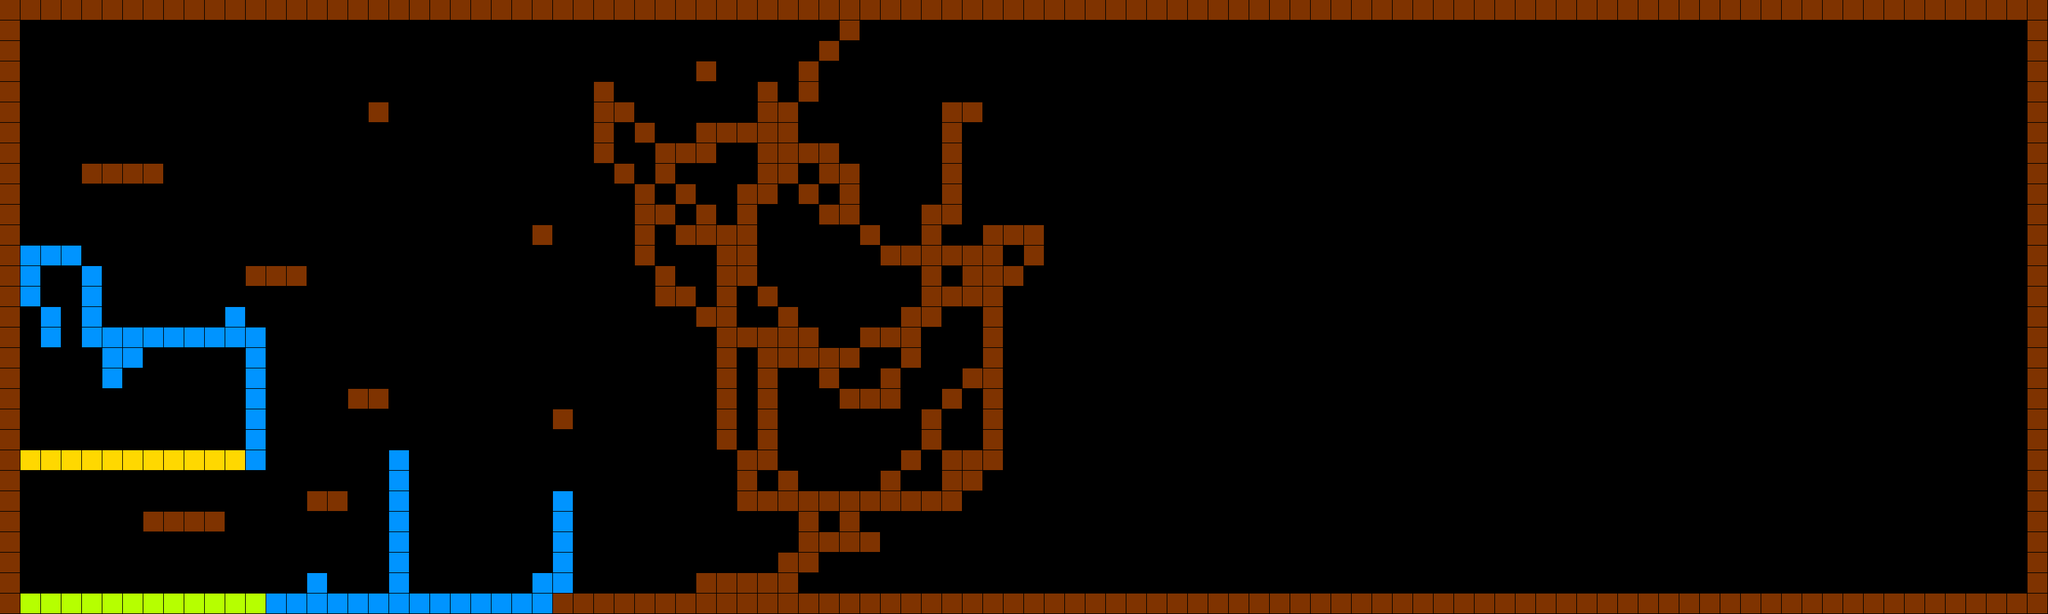

Below is a game level as drawn by its tile map, then a one-line description and the .tmx that defines it (tile-layer data replaced by summaries):
An orthogonal 100x30 tile map with 32x32 px tiles, 2 tile layers (background, foreground).

<map version="1.0" orientation="orthogonal" width="100" height="30" tilewidth="32" tileheight="32">
 <tileset firstgid="1" name="tileset" tilewidth="32" tileheight="32">
  <image source="png/tiles.png" width="128" height="128" />
 </tileset>
 <layer name="background" width="100" height="30">
  <data>[3000 cells, 310 non-empty, 4 distinct tile ids]</data>
 </layer>
 <layer name="foreground" width="100" height="30">
  <data>[3000 cells, 186 non-empty, 1 distinct tile ids]</data>
 </layer>
</map>